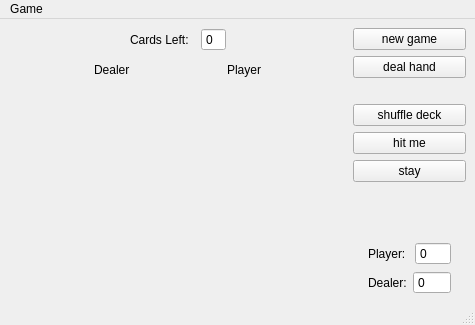
<?xml version="1.0" encoding="UTF-8"?>
<ui version="4.0">
 <class>BlackJack</class>
 <widget class="QMainWindow" name="BlackJack">
  <property name="geometry">
   <rect>
    <x>0</x>
    <y>0</y>
    <width>475</width>
    <height>325</height>
   </rect>
  </property>
  <property name="minimumSize">
   <size>
    <width>475</width>
    <height>325</height>
   </size>
  </property>
  <property name="windowTitle">
   <string>Basic Black Jack</string>
  </property>
  <widget class="QWidget" name="centralwidget">
   <layout class="QHBoxLayout" name="horizontalLayout_3" stretch="3,1">
    <item>
     <layout class="QVBoxLayout" name="verticalLayout_2" stretch="0,1">
      <property name="spacing">
       <number>12</number>
      </property>
      <property name="sizeConstraint">
       <enum>QLayout::SetMinimumSize</enum>
      </property>
      <item>
       <layout class="QHBoxLayout" name="horizontalLayout_2" stretch="0,0,0,0">
        <property name="leftMargin">
         <number>0</number>
        </property>
        <property name="topMargin">
         <number>0</number>
        </property>
        <property name="rightMargin">
         <number>0</number>
        </property>
        <item>
         <spacer name="horizontalSpacer">
          <property name="orientation">
           <enum>Qt::Horizontal</enum>
          </property>
          <property name="sizeHint" stdset="0">
           <size>
            <width>40</width>
            <height>20</height>
           </size>
          </property>
         </spacer>
        </item>
        <item>
         <widget class="QLabel" name="label_3">
          <property name="text">
           <string>Cards Left:</string>
          </property>
         </widget>
        </item>
        <item>
         <widget class="QSpinBox" name="sb_cardsLeft">
          <property name="readOnly">
           <bool>true</bool>
          </property>
          <property name="buttonSymbols">
           <enum>QAbstractSpinBox::NoButtons</enum>
          </property>
         </widget>
        </item>
        <item>
         <spacer name="horizontalSpacer_2">
          <property name="orientation">
           <enum>Qt::Horizontal</enum>
          </property>
          <property name="sizeHint" stdset="0">
           <size>
            <width>40</width>
            <height>20</height>
           </size>
          </property>
         </spacer>
        </item>
       </layout>
      </item>
      <item>
       <layout class="QHBoxLayout" name="horizontalLayout" stretch="0,0">
        <property name="spacing">
         <number>12</number>
        </property>
        <item>
         <layout class="QVBoxLayout" name="verticalLayout_3" stretch="0,1">
          <item>
           <widget class="QLabel" name="label">
            <property name="text">
             <string>Dealer</string>
            </property>
            <property name="alignment">
             <set>Qt::AlignLeading|Qt::AlignLeft|Qt::AlignTop</set>
            </property>
           </widget>
          </item>
          <item>
           <layout class="QGridLayout" name="layout_dealer"/>
          </item>
         </layout>
        </item>
        <item>
         <layout class="QVBoxLayout" name="verticalLayout" stretch="0,1">
          <item>
           <widget class="QLabel" name="label_2">
            <property name="text">
             <string>Player</string>
            </property>
            <property name="alignment">
             <set>Qt::AlignLeading|Qt::AlignLeft|Qt::AlignTop</set>
            </property>
           </widget>
          </item>
          <item>
           <layout class="QGridLayout" name="layout_player"/>
          </item>
         </layout>
        </item>
       </layout>
      </item>
     </layout>
    </item>
    <item>
     <layout class="QVBoxLayout" name="verticalLayout_4">
      <item>
       <widget class="QToolButton" name="tb_newGame">
        <property name="sizePolicy">
         <sizepolicy hsizetype="Minimum" vsizetype="Fixed">
          <horstretch>0</horstretch>
          <verstretch>0</verstretch>
         </sizepolicy>
        </property>
        <property name="minimumSize">
         <size>
          <width>0</width>
          <height>22</height>
         </size>
        </property>
        <property name="text">
         <string>new game</string>
        </property>
        <property name="toolButtonStyle">
         <enum>Qt::ToolButtonIconOnly</enum>
        </property>
        <property name="arrowType">
         <enum>Qt::NoArrow</enum>
        </property>
       </widget>
      </item>
      <item>
       <widget class="QToolButton" name="tb_dealHand">
        <property name="sizePolicy">
         <sizepolicy hsizetype="Minimum" vsizetype="Fixed">
          <horstretch>0</horstretch>
          <verstretch>0</verstretch>
         </sizepolicy>
        </property>
        <property name="minimumSize">
         <size>
          <width>0</width>
          <height>22</height>
         </size>
        </property>
        <property name="text">
         <string>deal hand</string>
        </property>
       </widget>
      </item>
      <item>
       <spacer name="verticalSpacer">
        <property name="orientation">
         <enum>Qt::Vertical</enum>
        </property>
        <property name="sizeType">
         <enum>QSizePolicy::Fixed</enum>
        </property>
        <property name="sizeHint" stdset="0">
         <size>
          <width>20</width>
          <height>20</height>
         </size>
        </property>
       </spacer>
      </item>
      <item>
       <widget class="QToolButton" name="tb_shuffleDeck">
        <property name="sizePolicy">
         <sizepolicy hsizetype="Minimum" vsizetype="Fixed">
          <horstretch>0</horstretch>
          <verstretch>0</verstretch>
         </sizepolicy>
        </property>
        <property name="minimumSize">
         <size>
          <width>0</width>
          <height>22</height>
         </size>
        </property>
        <property name="text">
         <string>shuffle deck</string>
        </property>
       </widget>
      </item>
      <item>
       <widget class="QToolButton" name="tb_hit_me">
        <property name="sizePolicy">
         <sizepolicy hsizetype="Minimum" vsizetype="Fixed">
          <horstretch>0</horstretch>
          <verstretch>0</verstretch>
         </sizepolicy>
        </property>
        <property name="minimumSize">
         <size>
          <width>0</width>
          <height>22</height>
         </size>
        </property>
        <property name="text">
         <string>hit me</string>
        </property>
       </widget>
      </item>
      <item>
       <widget class="QToolButton" name="tb_stay">
        <property name="sizePolicy">
         <sizepolicy hsizetype="Minimum" vsizetype="Fixed">
          <horstretch>0</horstretch>
          <verstretch>0</verstretch>
         </sizepolicy>
        </property>
        <property name="minimumSize">
         <size>
          <width>0</width>
          <height>22</height>
         </size>
        </property>
        <property name="text">
         <string>stay</string>
        </property>
       </widget>
      </item>
      <item>
       <spacer name="verticalSpacer_2">
        <property name="orientation">
         <enum>Qt::Vertical</enum>
        </property>
        <property name="sizeHint" stdset="0">
         <size>
          <width>20</width>
          <height>40</height>
         </size>
        </property>
       </spacer>
      </item>
      <item>
       <layout class="QHBoxLayout" name="horizontalLayout_5">
        <property name="sizeConstraint">
         <enum>QLayout::SetDefaultConstraint</enum>
        </property>
        <property name="leftMargin">
         <number>15</number>
        </property>
        <property name="rightMargin">
         <number>15</number>
        </property>
        <property name="bottomMargin">
         <number>0</number>
        </property>
        <item>
         <widget class="QLabel" name="label_4">
          <property name="text">
           <string>Player: </string>
          </property>
         </widget>
        </item>
        <item>
         <widget class="QSpinBox" name="sb_playerScore">
          <property name="readOnly">
           <bool>true</bool>
          </property>
          <property name="buttonSymbols">
           <enum>QAbstractSpinBox::NoButtons</enum>
          </property>
         </widget>
        </item>
       </layout>
      </item>
      <item>
       <layout class="QHBoxLayout" name="horizontalLayout_6">
        <property name="leftMargin">
         <number>15</number>
        </property>
        <property name="topMargin">
         <number>0</number>
        </property>
        <property name="rightMargin">
         <number>15</number>
        </property>
        <item>
         <widget class="QLabel" name="label_5">
          <property name="text">
           <string>Dealer:</string>
          </property>
         </widget>
        </item>
        <item>
         <widget class="QSpinBox" name="sb_dealerScore">
          <property name="wrapping">
           <bool>false</bool>
          </property>
          <property name="frame">
           <bool>true</bool>
          </property>
          <property name="readOnly">
           <bool>true</bool>
          </property>
          <property name="buttonSymbols">
           <enum>QAbstractSpinBox::NoButtons</enum>
          </property>
         </widget>
        </item>
       </layout>
      </item>
     </layout>
    </item>
   </layout>
  </widget>
  <widget class="QMenuBar" name="menubar">
   <property name="geometry">
    <rect>
     <x>0</x>
     <y>0</y>
     <width>475</width>
     <height>21</height>
    </rect>
   </property>
   <widget class="QMenu" name="menuGame">
    <property name="title">
     <string>Game</string>
    </property>
    <addaction name="actionNewGame"/>
    <addaction name="actionDeal_Hand"/>
    <addaction name="separator"/>
    <addaction name="actionShuffle_Deck"/>
    <addaction name="actionHit_Me"/>
    <addaction name="actionStay"/>
   </widget>
   <addaction name="menuGame"/>
  </widget>
  <widget class="QStatusBar" name="statusbar"/>
  <action name="actionNewGame">
   <property name="text">
    <string>New Game</string>
   </property>
   <property name="toolTip">
    <string>Starts a new game</string>
   </property>
   <property name="shortcut">
    <string>Ctrl+N</string>
   </property>
  </action>
  <action name="actionShuffle_Deck">
   <property name="text">
    <string>Shuffle Deck</string>
   </property>
   <property name="toolTip">
    <string>Shuffles the deck</string>
   </property>
  </action>
  <action name="actionHit_Me">
   <property name="text">
    <string>Hit Me</string>
   </property>
   <property name="toolTip">
    <string>Add another card to your deck</string>
   </property>
  </action>
  <action name="actionStay">
   <property name="text">
    <string>Stay</string>
   </property>
   <property name="toolTip">
    <string>End your turn</string>
   </property>
  </action>
  <action name="actionDeal_Hand">
   <property name="text">
    <string>Deal Hand</string>
   </property>
   <property name="toolTip">
    <string>Deals a new hand</string>
   </property>
  </action>
 </widget>
 <resources/>
 <connections/>
</ui>
